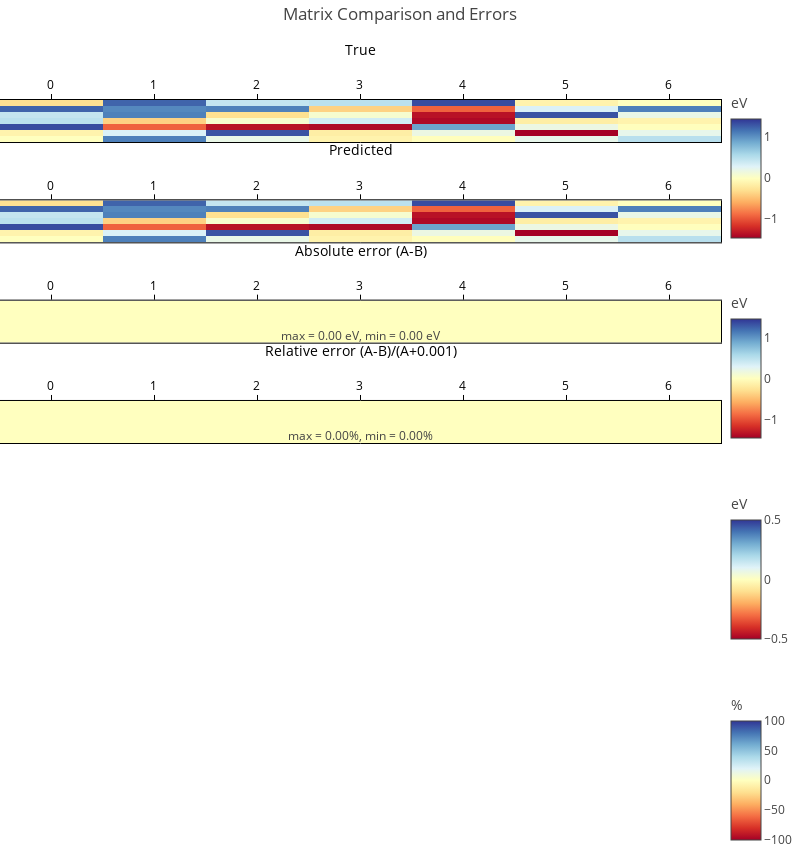

Notebook source saved alongside this figure:
### Code cell
matrix = processor.matrix_from_data(data)[0].todense()

# plot_basis_matrix(
#     matrix,
#     config1,
#     point_lines={"color": "black"},
#     basis_lines={"color": "blue"},
#     colorscale="temps",
#     text=".2f",
#     basis_labels=True,
# )

plot_error_matrices_interactive(matrix, matrix)

### Figure 1 — Plotly figure (JSON) as saved in the notebook; plotly's stock layout.template omitted (floating-point values rounded to 4 significant figures)
{"data": [{"colorbar": {"len": 0.475, "title": {"text": "eV"}, "x": 1, "y": 0.807, "yanchor": "middle"}, "colorscale": [[0, "rgb(165,0,38)"], [0.1, "rgb(215,48,39)"], [0.2, "rgb(244,109,67)"], [0.3, "rgb(253,174,97)"], [0.4, "rgb(254,224,144)"], [0.5, "rgb(255,255,191)"], [0.6, "rgb(224,243,248)"], [0.7, "rgb(171,217,233)"], [0.8, "rgb(116,173,209)"], [0.9, "rgb(69,117,180)"], [1, "rgb(49,54,149)"]], "type": "heatmap", "xaxis": "x", "yaxis": "y", "z": [[-0.2792, 1.239, 0.4418, 0.4915, 1.347, -0.1131, 0.0], [1.239, 1.059, 1.096, -0.3683, -0.9192, 0.3157, 1.101], [0.4418, 1.096, -0.283, 0.07989, -1.339, 1.317, 0.2015], [0.4915, -0.3683, 0.07989, 0.3708, -1.397, -0.159, -0.1118], [1.347, -0.9192, -1.339, -1.397, 0.9177, 0.1818, -0.01342], [-0.1131, 0.3157, 1.317, -0.159, 0.1818, -1.449, 0.2232], [0.0, 1.101, 0.2015, -0.1118, -0.01342, 0.2232, 0.5076]], "zmax": 1.449, "zmin": -1.449}, {"colorbar": {"len": 0.475, "title": {"text": "eV"}, "x": 1, "y": 0.222, "yanchor": "middle"}, "colorscale": [[0, "rgb(165,0,38)"], [0.1, "rgb(215,48,39)"], [0.2, "rgb(244,109,67)"], [0.3, "rgb(253,174,97)"], [0.4, "rgb(254,224,144)"], [0.5, "rgb(255,255,191)"], [0.6, "rgb(224,243,248)"], [0.7, "rgb(171,217,233)"], [0.8, "rgb(116,173,209)"], [0.9, "rgb(69,117,180)"], [1, "rgb(49,54,149)"]], "type": "heatmap", "xaxis": "x2", "yaxis": "y2", "z": [[-0.2792, 1.239, 0.4418, 0.4915, 1.347, -0.1131, 0.0], [1.239, 1.059, 1.096, -0.3683, -0.9192, 0.3157, 1.101], [0.4418, 1.096, -0.283, 0.07989, -1.339, 1.317, 0.2015], [0.4915, -0.3683, 0.07989, 0.3708, -1.397, -0.159, -0.1118], [1.347, -0.9192, -1.339, -1.397, 0.9177, 0.1818, -0.01342], [-0.1131, 0.3157, 1.317, -0.159, 0.1818, -1.449, 0.2232], [0.0, 1.101, 0.2015, -0.1118, -0.01342, 0.2232, 0.5076]], "zmax": 1.449, "zmin": -1.449}, {"colorbar": {"len": 0.475, "title": {"text": "eV"}, "x": 1, "y": -0.363, "yanchor": "middle"}, "colorscale": [[0, "rgb(165,0,38)"], [0.1, "rgb(215,48,39)"], [0.2, "rgb(244,109,67)"], [0.3, "rgb(253,174,97)"], [0.4, "rgb(254,224,144)"], [0.5, "rgb(255,255,191)"], [0.6, "rgb(224,243,248)"], [0.7, "rgb(171,217,233)"], [0.8, "rgb(116,173,209)"], [0.9, "rgb(69,117,180)"], [1, "rgb(49,54,149)"]], "type": "heatmap", "xaxis": "x3", "yaxis": "y3", "z": [[0.0, 0.0, 0.0, 0.0, 0.0, 0.0, 0.0], [0.0, 0.0, 0.0, 0.0, 0.0, 0.0, 0.0], [0.0, 0.0, 0.0, 0.0, 0.0, 0.0, 0.0], [0.0, 0.0, 0.0, 0.0, 0.0, 0.0, 0.0], [0.0, 0.0, 0.0, 0.0, 0.0, 0.0, 0.0], [0.0, 0.0, 0.0, 0.0, 0.0, 0.0, 0.0], [0.0, 0.0, 0.0, 0.0, 0.0, 0.0, 0.0]], "zmax": 0, "zmin": 0}, {"colorbar": {"len": 0.475, "title": {"text": "%"}, "x": 1, "y": -0.948, "yanchor": "middle"}, "colorscale": [[0, "rgb(165,0,38)"], [0.1, "rgb(215,48,39)"], [0.2, "rgb(244,109,67)"], [0.3, "rgb(253,174,97)"], [0.4, "rgb(254,224,144)"], [0.5, "rgb(255,255,191)"], [0.6, "rgb(224,243,248)"], [0.7, "rgb(171,217,233)"], [0.8, "rgb(116,173,209)"], [0.9, "rgb(69,117,180)"], [1, "rgb(49,54,149)"]], "type": "heatmap", "xaxis": "x4", "yaxis": "y4", "z": [[-0.0, 0.0, 0.0, 0.0, 0.0, -0.0, 0.0], [0.0, 0.0, 0.0, -0.0, -0.0, 0.0, 0.0], [0.0, 0.0, -0.0, 0.0, -0.0, 0.0, 0.0], [0.0, -0.0, 0.0, 0.0, -0.0, -0.0, -0.0], [0.0, -0.0, -0.0, -0.0, 0.0, 0.0, -0.0], [-0.0, 0.0, 0.0, -0.0, 0.0, -0.0, 0.0], [0.0, 0.0, 0.0, -0.0, -0.0, 0.0, 0.0]], "zmax": 100, "zmin": -100}], "layout": {"annotations": [{"align": "center", "font": {"size": 12}, "showarrow": false, "text": "max = 0.00 eV, min = 0.00 eV", "x": 0.5, "xref": "x3 domain", "y": -0.07, "yref": "y3 domain"}, {"align": "center", "font": {"size": 12}, "showarrow": false, "text": "max = 0.00%, min = 0.00%", "x": 0.5, "xref": "x4 domain", "y": -0.07, "yref": "y4 domain"}], "height": 850, "margin": {"b": 20, "l": 0, "r": 0, "t": 100}, "title": {"text": "Matrix Comparison and Errors", "x": 0.5, "y": 0.99}, "width": 800, "xaxis": {"anchor": "y", "domain": [0, 1], "side": "top", "title": {"text": "True "}}, "xaxis2": {"anchor": "y2", "domain": [0, 1], "side": "top", "title": {"text": "Predicted "}}, "xaxis3": {"anchor": "y3", "domain": [0, 1], "side": "top", "title": {"text": "Absolute error (A-B)"}}, "xaxis4": {"anchor": "y4", "domain": [0, 1], "side": "top", "title": {"text": "Relative error (A-B)/(A+0.001)"}}, "yaxis": {"anchor": "x", "autorange": "reversed", "domain": [0.8775, 1]}, "yaxis2": {"anchor": "x2", "autorange": "reversed", "domain": [0.585, 0.7075]}, "yaxis3": {"anchor": "x3", "autorange": "reversed", "domain": [0.2925, 0.415]}, "yaxis4": {"anchor": "x4", "autorange": "reversed", "domain": [0, 0.1225]}}}
